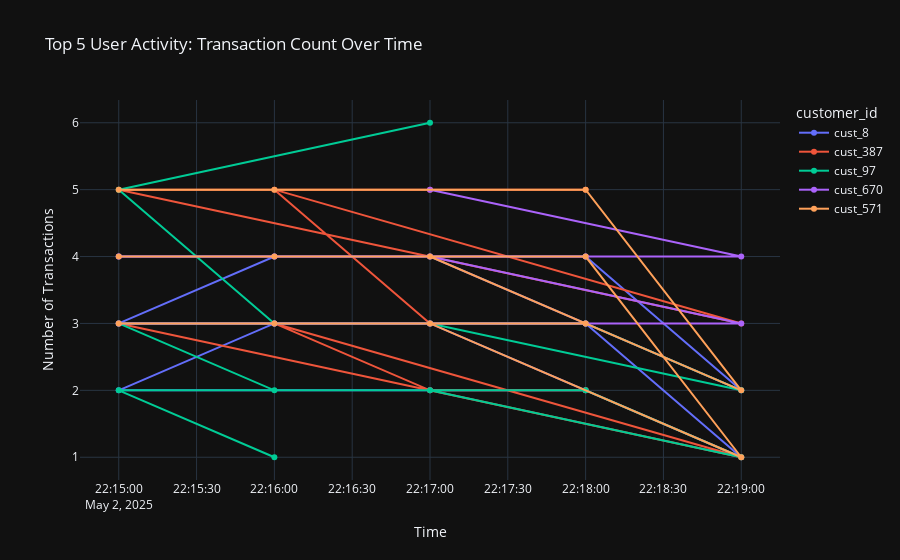

Source (notebook cell):
### Code cell
import json
import pandas as pd
from kafka import KafkaConsumer
import plotly.express as px

consumer = KafkaConsumer(
    'darooghe.user_activity',
    bootstrap_servers='localhost:9092',
    auto_offset_reset='earliest',
    enable_auto_commit=True,
    group_id='visualization-group-user-activity',
    consumer_timeout_ms=15000,
    value_deserializer=lambda m: json.loads(m.decode('utf-8'))
)

data = []
print("Collecting user activity data...")

i = 0

for i, msg in enumerate(consumer):
    value = msg.value
    print(f"[{i}] Raw Message:", value)

    try:
        window_start = value["window_start"]
        window_end = value["window_end"]
        customer_id = value["customer_id"]
        transaction_count = int(value["transaction_count"])
        first_transaction_time = value["first_transaction_time"]
        last_transaction_time = value["last_transaction_time"]

        data.append({
            "window_start": window_start,
            "window_end": window_end,
            "customer_id": customer_id,
            "transaction_count": transaction_count,
            "first_transaction_time": first_transaction_time,
            "last_transaction_time": last_transaction_time
        })
    except Exception as e:
        print(f"Error parsing message #{i}: {e}")
        continue
    
    if i >= 10000:
        break

consumer.close()

if not data:
    print("No data received from Kafka topic.")
else:
    df = pd.DataFrame(data)
    df["window_start"] = pd.to_datetime(df["window_start"])
    df["window_end"] = pd.to_datetime(df["window_end"])

    top_5_users = df.groupby('customer_id')['transaction_count'].sum().sort_values(ascending=False).head(5).index
    df_top_5 = df[df['customer_id'].isin(top_5_users)]

    df_top_5 = df_top_5.head(10000)

    fig = px.line(
        df_top_5,
        x="window_start",
        y="transaction_count",
        color="customer_id",
        title="Top 5 User Activity: Transaction Count Over Time",
        labels={"window_start": "Time", "transaction_count": "Transaction Count"},
        markers=True
    )

    fig.update_layout(
        xaxis_title='Time',
        yaxis_title='Number of Transactions',
        template='plotly_dark'
    )

    fig.show()

### Figure 1 — Plotly figure (JSON) as saved in the notebook; plotly's stock layout.template omitted (floating-point values rounded to 4 significant figures)
{"data": [{"hovertemplate": "customer_id=cust_8<br>Time=%{x}<br>Transaction Count=%{y}<extra></extra>", "legendgroup": "cust_8", "line": {"color": "#636efa", "dash": "solid"}, "marker": {"symbol": "circle"}, "mode": "lines+markers", "name": "cust_8", "orientation": "v", "showlegend": true, "type": "scatter", "x": ["2025-05-02T22:18:00.000000000", "2025-05-02T22:17:00.000000000", "2025-05-02T22:15:00.000000000", "2025-05-02T22:16:00.000000000", "2025-05-02T22:18:00.000000000", "2025-05-02T22:19:00.000000000", "2025-05-02T22:17:00.000000000", "2025-05-02T22:15:00.000000000", "2025-05-02T22:16:00.000000000", "2025-05-02T22:18:00.000000000", "2025-05-02T22:19:00.000000000", "2025-05-02T22:17:00.000000000", "2025-05-02T22:15:00.000000000"], "xaxis": "x", "y": [2, 2, 2, 3, 3, 1, 3, 3, 4, 4, 2, 4, 4], "yaxis": "y"}, {"hovertemplate": "customer_id=cust_387<br>Time=%{x}<br>Transaction Count=%{y}<extra></extra>", "legendgroup": "cust_387", "line": {"color": "#EF553B", "dash": "solid"}, "marker": {"symbol": "circle"}, "mode": "lines+markers", "name": "cust_387", "orientation": "v", "showlegend": true, "type": "scatter", "x": ["2025-05-02T22:18:00.000000000", "2025-05-02T22:17:00.000000000", "2025-05-02T22:16:00.000000000", "2025-05-02T22:19:00.000000000", "2025-05-02T22:15:00.000000000", "2025-05-02T22:18:00.000000000", "2025-05-02T22:17:00.000000000", "2025-05-02T22:16:00.000000000", "2025-05-02T22:19:00.000000000", "2025-05-02T22:15:00.000000000", "2025-05-02T22:18:00.000000000", "2025-05-02T22:17:00.000000000"], "xaxis": "x", "y": [2, 2, 3, 1, 3, 3, 3, 5, 3, 5, 5, 5], "yaxis": "y"}, {"hovertemplate": "customer_id=cust_97<br>Time=%{x}<br>Transaction Count=%{y}<extra></extra>", "legendgroup": "cust_97", "line": {"color": "#00cc96", "dash": "solid"}, "marker": {"symbol": "circle"}, "mode": "lines+markers", "name": "cust_97", "orientation": "v", "showlegend": true, "type": "scatter", "x": ["2025-05-02T22:16:00.000000000", "2025-05-02T22:15:00.000000000", "2025-05-02T22:17:00.000000000", "2025-05-02T22:19:00.000000000", "2025-05-02T22:18:00.000000000", "2025-05-02T22:16:00.000000000", "2025-05-02T22:15:00.000000000", "2025-05-02T22:17:00.000000000", "2025-05-02T22:19:00.000000000", "2025-05-02T22:18:00.000000000", "2025-05-02T22:16:00.000000000", "2025-05-02T22:15:00.000000000", "2025-05-02T22:17:00.000000000"], "xaxis": "x", "y": [1, 2, 2, 1, 2, 2, 3, 3, 2, 3, 3, 5, 6], "yaxis": "y"}, {"hovertemplate": "customer_id=cust_670<br>Time=%{x}<br>Transaction Count=%{y}<extra></extra>", "legendgroup": "cust_670", "line": {"color": "#ab63fa", "dash": "solid"}, "marker": {"symbol": "circle"}, "mode": "lines+markers", "name": "cust_670", "orientation": "v", "showlegend": true, "type": "scatter", "x": ["2025-05-02T22:17:00.000000000", "2025-05-02T22:15:00.000000000", "2025-05-02T22:18:00.000000000", "2025-05-02T22:16:00.000000000", "2025-05-02T22:19:00.000000000", "2025-05-02T22:17:00.000000000", "2025-05-02T22:15:00.000000000", "2025-05-02T22:18:00.000000000", "2025-05-02T22:16:00.000000000", "2025-05-02T22:19:00.000000000", "2025-05-02T22:17:00.000000000"], "xaxis": "x", "y": [3, 3, 3, 3, 3, 4, 4, 4, 4, 4, 5], "yaxis": "y"}, {"hovertemplate": "customer_id=cust_571<br>Time=%{x}<br>Transaction Count=%{y}<extra></extra>", "legendgroup": "cust_571", "line": {"color": "#FFA15A", "dash": "solid"}, "marker": {"symbol": "circle"}, "mode": "lines+markers", "name": "cust_571", "orientation": "v", "showlegend": true, "type": "scatter", "x": ["2025-05-02T22:16:00.000000000", "2025-05-02T22:18:00.000000000", "2025-05-02T22:15:00.000000000", "2025-05-02T22:17:00.000000000", "2025-05-02T22:19:00.000000000", "2025-05-02T22:18:00.000000000", "2025-05-02T22:16:00.000000000", "2025-05-02T22:15:00.000000000", "2025-05-02T22:17:00.000000000", "2025-05-02T22:19:00.000000000", "2025-05-02T22:18:00.000000000", "2025-05-02T22:16:00.000000000", "2025-05-02T22:15:00.000000000"], "xaxis": "x", "y": [3, 3, 3, 3, 1, 4, 4, 4, 4, 2, 5, 5, 5], "yaxis": "y"}], "layout": {"legend": {"title": {"text": "customer_id"}, "tracegroupgap": 0}, "title": {"text": "Top 5 User Activity: Transaction Count Over Time"}, "xaxis": {"anchor": "y", "domain": [0, 1], "title": {"text": "Time"}}, "yaxis": {"anchor": "x", "domain": [0, 1], "title": {"text": "Number of Transactions"}}}}
